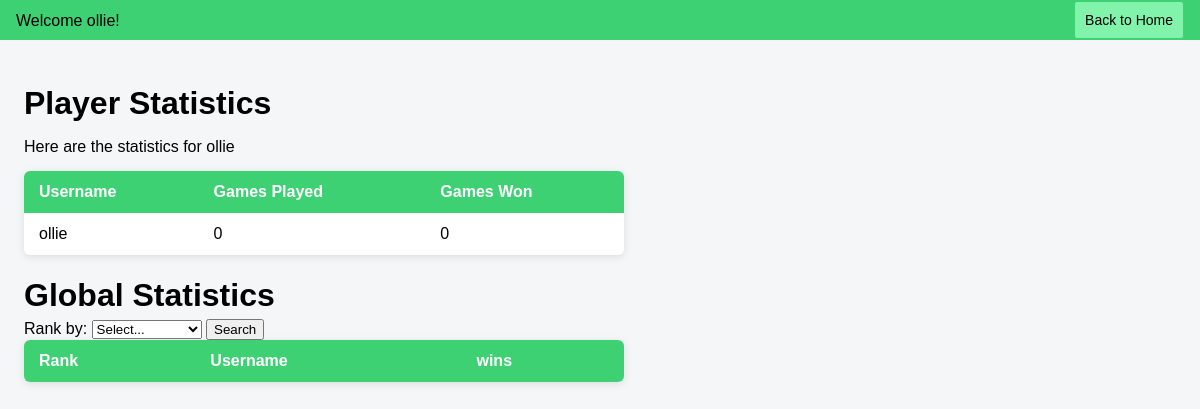
The page /statistics (signed in) on the database as committed earlier.
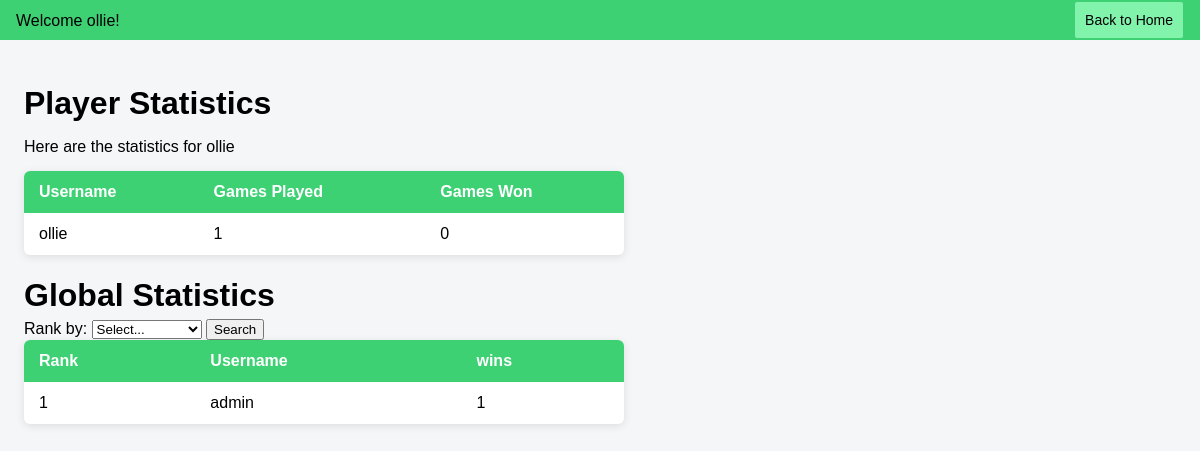
The same page on the database as committed later.
### tables this page shows
CREATE TABLE users (
            userID INTEGER PRIMARY KEY AUTOINCREMENT,
            username TEXT NOT NULL UNIQUE,
            password TEXT NOT NULL,
            currency INTEGER DEFAULT 0
        );

### app.py (the view, shortened to what this page needs)
@app.route('/statistics', methods=['GET', 'POST'])
def stats():
    if 'username' not in session:
        return redirect(url_for('login'))
    username = session['username']
    rankBy = 'wins'
    if request.method == 'POST':
        rankBy = request.form.get('rankBy')
    with engine.connect() as connection:
        playedGamesArr = connection.execute(
            text("""
                SELECT gp.gameID
                FROM gameParticipants gp
                JOIN users u ON u.userID = gp.userID
                JOIN games g ON g.gameID = gp.gameID
                WHERE g.wasCompleted = TRUE AND u.username = :username
            """),
            {'username': username}
        ).fetchall()
        wonGamesArr = connection.execute(
            text("""
                SELECT gp.gameID
                FROM gameParticipants gp
                JOIN users u ON u.userID = gp.userID
                JOIN games g ON g.gameID = gp.gameID
                WHERE g.wasCompleted = TRUE AND u.username = :username AND gp.isWinner = TRUE
            """),
            {'username': username}
        ).fetchall()
        if rankBy == 'wins':
            globalRank = connection.execute(
                text("""
                    SELECT RANK() OVER (ORDER BY COUNT(g.gameID) DESC), u.username, COUNT(g.gameID)
                    FROM gameParticipants gp
                    JOIN users u ON u.userID = gp.userID
                    JOIN games g ON g.gameID = gp.gameID
                    WHERE gp.isWinner = TRUE AND g.wasCompleted = TRUE
                    GROUP BY u.userID, u.username
                    ORDER BY COUNT(g.gameID) DESC
                    """)
            ).fetchall()
    playerStats = {
        'totalGamesPlayed': len(playedGamesArr),
        'totalGamesWon': len(wonGamesArr)
    }
    globalStats = {'rankBy': rankBy, 'globalRank':globalRank}
    return render_template('stats.html', username=username, stats=playerStats, globalStats=globalStats)

### templates/stats.html (shortened to what this page needs)
<!DOCTYPE html>
<html lang="en">
<head>
    <link rel="stylesheet" href="{{ url_for('static', filename='css/shopStats.css') }}">
</head>
<body>
    <div class="header-container">
      <div class="headpart welcome">
        <p>Welcome {{ username }}!</p>
      </div>
      <div class="exit">
        <button class="home-btn" onclick="window.location.href='{{ url_for('home') }}'">Back to Home</button>
      </div>
    </div>
    <div class="main">
        <h1>Player Statistics</h1>
        <p>Here are the statistics for {{username}}</p>
        <table>
            <thead>
                <tr>
                    <th>Username</th>
                    <th>Games Played</th>
                    <th>Games Won</th>
                </tr>
            </thead>
            <tbody>
                <tr>
                    <td>{{username}}</td>
                    <td>{{stats['totalGamesPlayed']}}</td>
                    <td>{{stats['totalGamesWon']}}</td>
                </tr>
            </tbody>
        </table>
        <h1>Global Statistics</h1>
        <form method="POST" action="">
            <label for="rankBy">Rank by:</label>
            <select title="rankBy" name="rankBy" id="rankBy">
                <option value="wins">Select...</option>
            </select>
            <input type="submit" value="Search">
        </form>
        <table>
        <thead>
            <tr>
                <th>Rank</th>
                <th>Username</th>
                <th>{{globalStats['rankBy']}}</th>
            </tr>
        </thead>
        <tbody>
            {% for record in globalStats['globalRank'] %}
            <tr>
                <td>{{ record[0] }}</td>
                <td>{{ record[1] }}</td>
                <td>{{ record[2] }}</td>
            </tr>
            {% endfor %}
        </tbody>
    </div>
</body>
</html>

Rows that differ between the two databases and show on the page:
now on this page (row edited): users: userID "1", username "admin"
Other text that changed with them:
{{ stats['totalGamesPlayed'] }}: "0" → "1"
